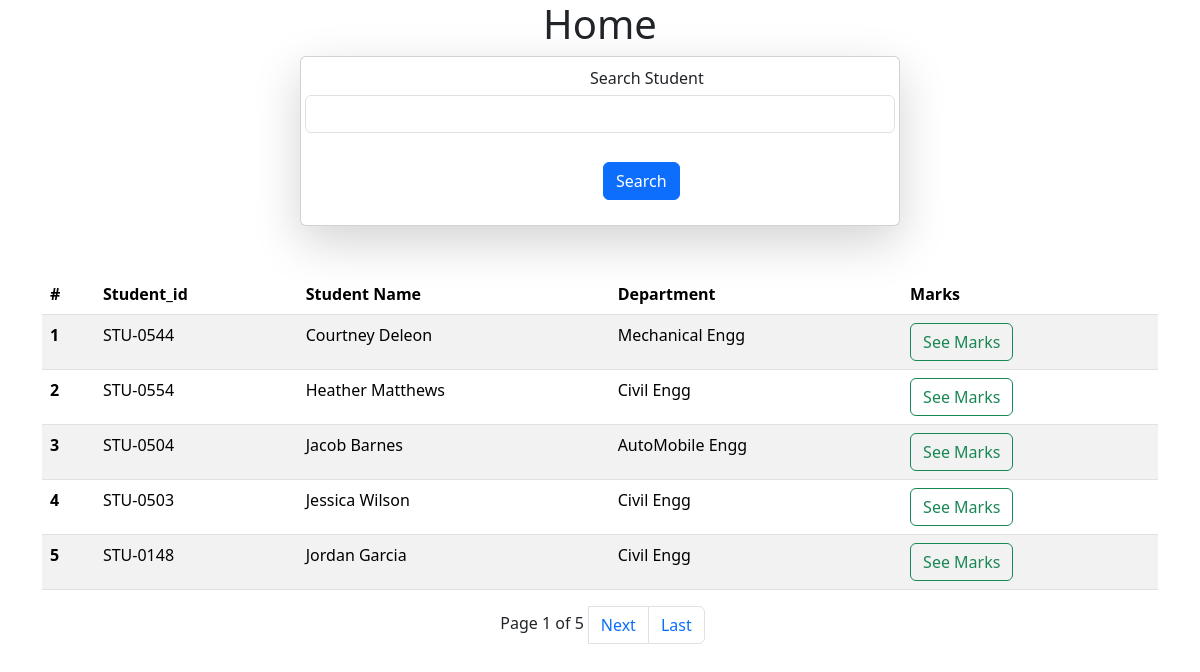
The page / on the database its author committed.
### studentapp/models.py (models this page shows, shortened)
class Student(models.Model):
    department=models.ForeignKey(Department,related_name="depart" , on_delete=models.CASCADE)
    student_id=models.OneToOneField(StudentId,related_name="studentid",on_delete=models.CASCADE)
    student_name=models.CharField(max_length=100)
    student_email=models.EmailField(unique=True)
    student_age=models.IntegerField(default=18)
    student_address=models.TextField()
    class Meta:
        ordering=['student_name']
        verbose_name="student"

class StudentId(models.Model):
    student_id=models.CharField(max_length=100)
    def __str__(self):
        return self.student_id

class Department(models.Model):
    department=models.CharField(max_length=100)
    class Meta:
        ordering=['department']

### studentapp/views.py (the view)
# urls.py: path('',views.Home,name="Home"),
def Home(request):
    Queryset=Student.objects.all().order_by('student_name')
    if request.GET.get('Search'):
        Queryset=Queryset.filter(student_name__icontains = request.GET.get('Search'))
    paginator_var = Paginator(Queryset, 5)
    page_no_var=request.GET.get('page')
    page_obj=paginator_var.get_page(page_no_var)
    total_pages=page_obj.paginator.num_pages
    return render(request,'Home.html',{"Queryset" : page_obj,"last_page":total_pages,})

### studentapp/templates/Home.html (shortened to what this page needs)
<!DOCTYPE html>
<html lang="en">
<head>
    <link rel="stylesheet" href="https://cdn.jsdelivr.net/npm/bootstrap@5.3.2/dist/css/bootstrap.min.css">
    <link rel="stylesheet" href="https://cdn.jsdelivr.net/npm/bootstrap@5.3.2/dist/js/bootstrap.min.js">
    <link rel="stylesheet" href="https://cdn.jsdelivr.net/npm/bootstrap@5.3.2/dist/js/bootstrap.bundle.min.js">
</head>
<body>
<h1>Home</h1>
<form method="get" class="col-6 mx-auto card p-1 shadow-lg mt-1" >
    <div class="mb-3">
    <label for="name" class="form-label" style="margin:5px 5px 5px 285px">Search Student</label>
    <input type="text" class="form-control" name="Search" >
      <br>
      <button type="submit"  class="btn btn-primary" style="margin:5px 5px 5px 298px">Search</button>
  </div>
</form>
<div class="container">
<table class="table mt-5 table-striped" >
  <thead>
    <tr>
      <th scope="col">#</th>
      <th scope="col">Student_id</th>
      <th scope="col">Student Name</th>
      <th scope="col">Department</th>
      <th scope="col" >Marks</th>
    </tr>
  </thead>
  <tbody>
  {% for i in Queryset %}
    <tr>
      <th scope="row">{{forloop.counter}}</th>
        <td>{{i.student_id}}</td>
      <td>{{i.student_name}}</td>
      <td>{{i.department.department}}</td>
      <td><a href="/showmarks/{{i.student_id}}" class="btn btn-outline-success me-2">See Marks</a></td>
        </tr>
    {% endfor %}
  </tbody>
</table>
</div>
<div class="center">
<nav aria-label="Page navigation ">
  <ul class="pagination justify-content-center">
    <li class="current" style="margin:5px 5px 5px 5px">
            Page {{ Queryset.number }} of {{ Queryset.paginator.num_pages }}
        </li>
     {% if Queryset.has_next %}
    <li class="page-item">
      <a class="page-link" href="?page={{Queryset.next_page_number}}">Next</a>
    </li>
      <li class="page-item ">
      <a class="page-link" href="?page={{last_page}}" >Last</a>
    </li>
      {% endif %}
  </ul>
</nav>
</div>
</body>
</html>

### studentapp/templates/Home.html (style rules this page uses)
h1 { text-align:center }

### rows shown on the page
Student: student_id "STU-0544", student_name "Courtney Deleon", department.department "Mechanical Engg"
Student: student_id "STU-0554", student_name "Heather Matthews", department.department "Civil Engg"
Student: student_id "STU-0504", student_name "Jacob Barnes", department.department "AutoMobile Engg"
Student: student_id "STU-0503", student_name "Jessica Wilson", department.department "Civil Engg"
Student: student_id "STU-0148", student_name "Jordan Garcia", department.department "Civil Engg"

### other values the page prints
{{ Queryset.number }} "1"
{{ Queryset.paginator.num_pages }} "5"
